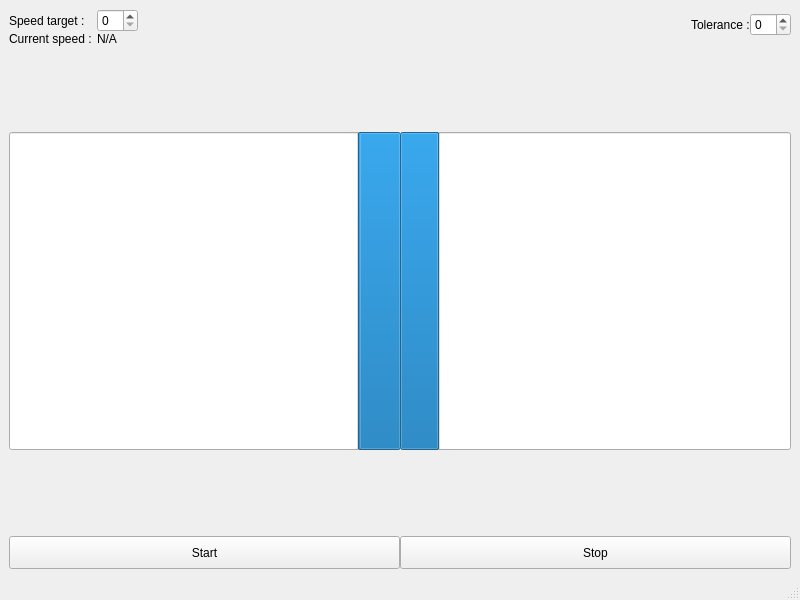
<?xml version="1.0" encoding="UTF-8"?>
<ui version="4.0">
 <class>MainWindow</class>
 <widget class="QMainWindow" name="MainWindow">
  <property name="geometry">
   <rect>
    <x>0</x>
    <y>0</y>
    <width>800</width>
    <height>600</height>
   </rect>
  </property>
  <property name="windowTitle">
   <string>MainWindow</string>
  </property>
  <widget class="QWidget" name="centralwidget">
   <layout class="QGridLayout" name="gridLayout_2">
    <item row="0" column="0">
     <layout class="QGridLayout" name="gridLayout">
      <property name="horizontalSpacing">
       <number>0</number>
      </property>
      <item row="0" column="0">
       <layout class="QGridLayout" name="gridLayout_3">
        <property name="rightMargin">
         <number>5</number>
        </property>
        <property name="bottomMargin">
         <number>0</number>
        </property>
        <property name="horizontalSpacing">
         <number>5</number>
        </property>
        <property name="verticalSpacing">
         <number>0</number>
        </property>
        <item row="0" column="1">
         <widget class="QSpinBox" name="Speed_target_spinBox"/>
        </item>
        <item row="0" column="0">
         <widget class="QLabel" name="Speed_target_label">
          <property name="sizePolicy">
           <sizepolicy hsizetype="Maximum" vsizetype="Preferred">
            <horstretch>0</horstretch>
            <verstretch>0</verstretch>
           </sizepolicy>
          </property>
          <property name="text">
           <string>Speed target :</string>
          </property>
         </widget>
        </item>
        <item row="1" column="0">
         <widget class="QLabel" name="Current_speed_label">
          <property name="text">
           <string>Current speed :</string>
          </property>
         </widget>
        </item>
        <item row="1" column="1">
         <widget class="QLabel" name="Speed_label">
          <property name="text">
           <string>N/A</string>
          </property>
         </widget>
        </item>
        <item row="0" column="2">
         <spacer name="horizontalSpacer">
          <property name="orientation">
           <enum>Qt::Horizontal</enum>
          </property>
          <property name="sizeHint" stdset="0">
           <size>
            <width>40</width>
            <height>20</height>
           </size>
          </property>
         </spacer>
        </item>
       </layout>
      </item>
      <item row="0" column="1">
       <layout class="QHBoxLayout" name="horizontalLayout_3">
        <property name="spacing">
         <number>0</number>
        </property>
        <property name="leftMargin">
         <number>5</number>
        </property>
        <property name="bottomMargin">
         <number>5</number>
        </property>
        <item>
         <spacer name="horizontalSpacer_2">
          <property name="orientation">
           <enum>Qt::Horizontal</enum>
          </property>
          <property name="sizeHint" stdset="0">
           <size>
            <width>40</width>
            <height>20</height>
           </size>
          </property>
         </spacer>
        </item>
        <item>
         <widget class="QLabel" name="Tolerance_label">
          <property name="text">
           <string>Tolerance :</string>
          </property>
         </widget>
        </item>
        <item>
         <widget class="QSpinBox" name="Tolerance_spinBox"/>
        </item>
       </layout>
      </item>
      <item row="1" column="0">
       <spacer name="verticalSpacer">
        <property name="orientation">
         <enum>Qt::Vertical</enum>
        </property>
        <property name="sizeType">
         <enum>QSizePolicy::Preferred</enum>
        </property>
        <property name="sizeHint" stdset="0">
         <size>
          <width>20</width>
          <height>80</height>
         </size>
        </property>
       </spacer>
      </item>
      <item row="2" column="0">
       <widget class="QProgressBar" name="left_progressBar">
        <property name="sizePolicy">
         <sizepolicy hsizetype="Expanding" vsizetype="Expanding">
          <horstretch>0</horstretch>
          <verstretch>0</verstretch>
         </sizepolicy>
        </property>
        <property name="minimum">
         <number>0</number>
        </property>
        <property name="maximum">
         <number>100</number>
        </property>
        <property name="value">
         <number>10</number>
        </property>
        <property name="textVisible">
         <bool>false</bool>
        </property>
        <property name="invertedAppearance">
         <bool>true</bool>
        </property>
        <property name="textDirection">
         <enum>QProgressBar::TopToBottom</enum>
        </property>
        <property name="format">
         <string/>
        </property>
       </widget>
      </item>
      <item row="2" column="1">
       <widget class="QProgressBar" name="right_progressBar">
        <property name="sizePolicy">
         <sizepolicy hsizetype="Expanding" vsizetype="Expanding">
          <horstretch>0</horstretch>
          <verstretch>0</verstretch>
         </sizepolicy>
        </property>
        <property name="value">
         <number>10</number>
        </property>
        <property name="textVisible">
         <bool>false</bool>
        </property>
       </widget>
      </item>
      <item row="4" column="0">
       <widget class="QPushButton" name="Start_pushButton">
        <property name="sizePolicy">
         <sizepolicy hsizetype="Minimum" vsizetype="Preferred">
          <horstretch>0</horstretch>
          <verstretch>0</verstretch>
         </sizepolicy>
        </property>
        <property name="minimumSize">
         <size>
          <width>0</width>
          <height>33</height>
         </size>
        </property>
        <property name="text">
         <string>Start</string>
        </property>
       </widget>
      </item>
      <item row="3" column="0">
       <spacer name="verticalSpacer_2">
        <property name="orientation">
         <enum>Qt::Vertical</enum>
        </property>
        <property name="sizeType">
         <enum>QSizePolicy::Preferred</enum>
        </property>
        <property name="sizeHint" stdset="0">
         <size>
          <width>20</width>
          <height>80</height>
         </size>
        </property>
       </spacer>
      </item>
      <item row="4" column="1">
       <widget class="QPushButton" name="Stop_pushButton">
        <property name="minimumSize">
         <size>
          <width>0</width>
          <height>33</height>
         </size>
        </property>
        <property name="text">
         <string>Stop</string>
        </property>
       </widget>
      </item>
     </layout>
    </item>
   </layout>
  </widget>
  <widget class="QMenuBar" name="menubar">
   <property name="geometry">
    <rect>
     <x>0</x>
     <y>0</y>
     <width>800</width>
     <height>21</height>
    </rect>
   </property>
  </widget>
  <widget class="QStatusBar" name="statusbar"/>
 </widget>
 <resources/>
 <connections/>
</ui>
